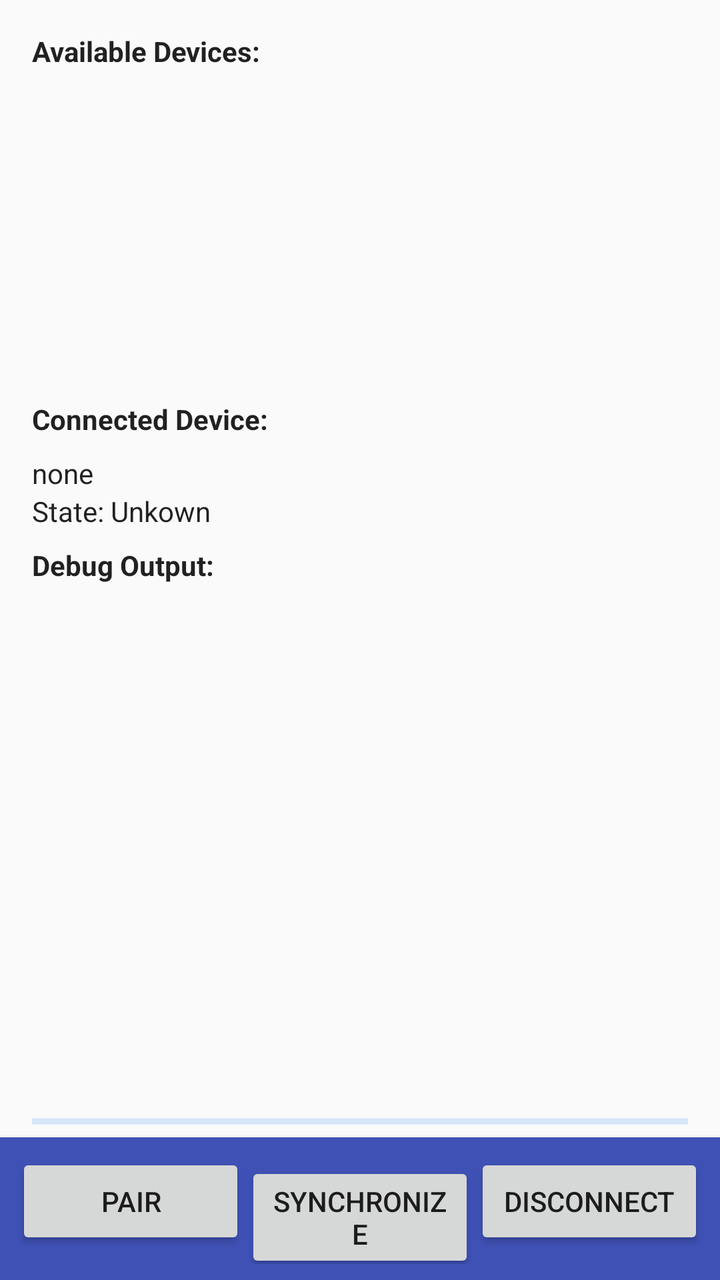
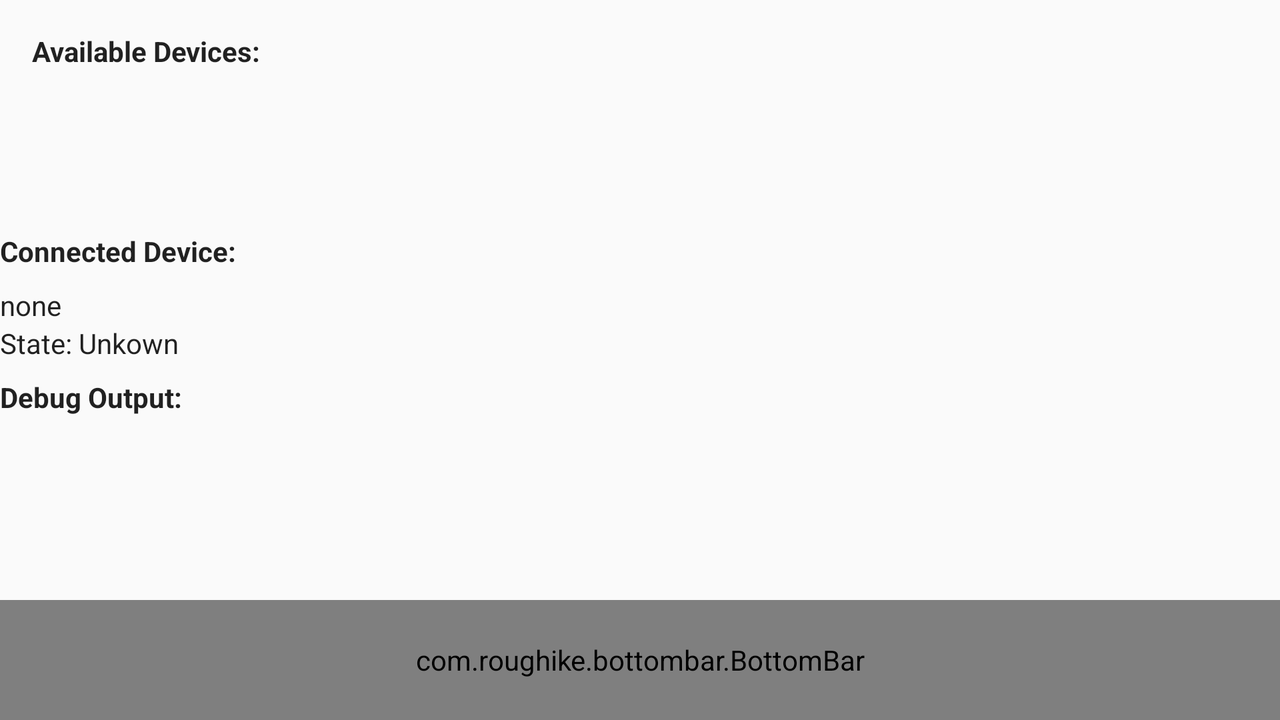

Compare how this app lays out the same screen by default and in its alternative resource folder. The renders come first, then the two layout files and the values they reference.
<!-- AndroidManifest.xml: application theme AppTheme -->
<!-- res/layout/activity_btconnection.xml -->
<android.support.constraint.ConstraintLayout xmlns:android="http://schemas.android.com/apk/res/android"
    xmlns:app="http://schemas.android.com/apk/res-auto"
    xmlns:tools="http://schemas.android.com/tools"
    android:layout_width="match_parent"
    android:layout_height="match_parent"
    tools:context="predigsystem.udl.org.predigsystem.Fragments.HomeFragment">

    
    <TextView
        android:id="@+id/tvAvailableDevices"
        android:layout_width="0dp"
        android:layout_height="wrap_content"
        android:layout_marginEnd="16dp"
        android:layout_marginStart="16dp"
        android:layout_marginTop="16dp"
        android:text="Available Devices:"
        android:textStyle="bold"
        android:textAppearance="@style/TextAppearance.AppCompat.Body1"
        app:layout_constraintEnd_toEndOf="parent"
        app:layout_constraintStart_toStartOf="parent"
        app:layout_constraintTop_toTopOf="parent" />

    <ListView
        android:id="@+id/list"
        android:layout_width="0dp"
        android:layout_height="0dp"
        app:layout_constraintStart_toStartOf="parent"
        android:layout_marginStart="16dp"
        app:layout_constraintEnd_toEndOf="parent"
        android:layout_marginEnd="16dp"
        app:layout_constraintBottom_toTopOf="@id/centerGuideline"
        android:layout_marginBottom="8dp"
        android:layout_marginTop="8dp"
        app:layout_constraintTop_toBottomOf="@+id/tvAvailableDevices" />

    <android.support.constraint.Guideline
        android:id="@+id/centerGuideline"
        android:layout_width="wrap_content"
        android:layout_height="wrap_content"
        android:orientation="horizontal"
        app:layout_constraintGuide_percent="0.3" />

    <TextView
        android:id="@+id/tvState"
        android:layout_width="0dp"
        android:layout_height="wrap_content"
        android:layout_marginEnd="8dp"
        android:layout_marginStart="16dp"
        android:layout_marginTop="0dp"
        android:text="State: Unkown"
        android:textAppearance="@style/TextAppearance.AppCompat.Body1"
        app:layout_constraintEnd_toEndOf="parent"
        app:layout_constraintHorizontal_bias="0.0"
        app:layout_constraintStart_toStartOf="parent"
        app:layout_constraintTop_toBottomOf="@+id/tvConnectedDevice" />

    <TextView
        android:id="@+id/tvConnectedDevice"
        android:layout_width="0dp"
        android:layout_height="wrap_content"
        android:layout_marginEnd="8dp"
        android:layout_marginStart="16dp"
        android:layout_marginTop="8dp"
        android:text="none"
        android:textAppearance="@style/TextAppearance.AppCompat.Body1"
        app:layout_constraintEnd_toEndOf="parent"
        app:layout_constraintHorizontal_bias="0.166"
        app:layout_constraintStart_toStartOf="parent"
        app:layout_constraintTop_toBottomOf="@+id/tvConnectedDeviceLabel" />

    <TextView
        android:id="@+id/tvConnectedDeviceLabel"
        android:layout_width="0dp"
        android:layout_height="wrap_content"
        android:layout_marginEnd="8dp"
        android:layout_marginStart="16dp"
        android:layout_marginTop="8dp"
        android:text="Connected Device:"
        android:textAppearance="@style/TextAppearance.AppCompat.Body1"
        android:textStyle="bold"
        app:layout_constraintEnd_toEndOf="parent"
        app:layout_constraintHorizontal_bias="0.166"
        app:layout_constraintStart_toStartOf="parent"
        app:layout_constraintTop_toTopOf="@+id/centerGuideline" />

    <TextView
        android:id="@+id/textView"
        android:layout_width="0dp"
        android:layout_height="wrap_content"
        android:layout_marginEnd="8dp"
        android:layout_marginStart="16dp"
        android:text="Debug Output:"
        android:textAppearance="@style/TextAppearance.AppCompat.Body1"
        android:textStyle="bold"
        app:layout_constraintEnd_toEndOf="parent"
        app:layout_constraintHorizontal_bias="0.666"
        app:layout_constraintStart_toStartOf="parent"
        android:layout_marginTop="8dp"
        app:layout_constraintTop_toBottomOf="@+id/tvState" />

    <LinearLayout
        android:layout_width="match_parent"
        android:layout_height="wrap_content"
        android:background="@color/colorPrimary"
        android:elevation="4dp"
        android:padding="8dp"
        android:id="@+id/bottombar"
        android:layout_marginBottom="0dp"
        tools:layout_editor_absoluteX="0dp"
        app:layout_constraintBottom_toBottomOf="parent"
        app:layout_constraintStart_toStartOf="parent"
        app:layout_constraintEnd_toEndOf="parent">

        <Button
            android:id="@+id/btnPair"
            android:layout_width="0dp"
            android:layout_height="wrap_content"
            android:layout_weight="1"
            android:text="Pair"/>

        <Button
            android:id="@+id/btnSynchronize"
            android:layout_width="0dp"
            android:layout_height="wrap_content"
            android:layout_weight="1"
            android:text="Synchronize" />

        <Button
            android:id="@+id/btnDisconnect"
            android:layout_width="0dp"
            android:layout_height="wrap_content"
            android:layout_weight="1"
            android:text="Disconnect"/>

    </LinearLayout>

    <ScrollView
        android:layout_width="0dp"
        android:layout_height="0dp"
        android:layout_marginEnd="16dp"
        android:layout_marginStart="16dp"
        android:clipToPadding="false"
        app:layout_constraintEnd_toEndOf="parent"
        app:layout_constraintHorizontal_bias="0.0"
        app:layout_constraintStart_toStartOf="parent"
        app:layout_constraintBottom_toTopOf="@+id/progressBar"
        android:layout_marginTop="8dp"
        app:layout_constraintTop_toBottomOf="@+id/textView">

        <TextView
            android:id="@+id/tvOutput"
            android:layout_width="match_parent"
            android:layout_height="wrap_content"
            android:textAppearance="@style/Base.TextAppearance.AppCompat.Body1" />

    </ScrollView>

    <ProgressBar
        android:id="@+id/progressBar"
        style="?android:attr/progressBarStyleHorizontal"
        android:indeterminate="true"
        android:layout_width="0dp"
        android:layout_height="wrap_content"
        app:layout_constraintEnd_toEndOf="parent"
        android:layout_marginEnd="16dp"
        app:layout_constraintStart_toStartOf="parent"
        android:layout_marginStart="16dp"
        app:layout_constraintBottom_toTopOf="@+id/bottombar" />

</android.support.constraint.ConstraintLayout>
<!-- resources referenced by this layout -->
<resources>
  <color name="colorPrimary">#3F51B5</color>
  <style name="AppTheme" parent="Theme.AppCompat.Light.NoActionBar">
          
          <item name="colorPrimary">@color/colorPrimary</item>
          <item name="colorPrimaryDark">@color/colorPrimaryDark</item>
          <item name="colorAccent">@color/colorAccent</item>
          <item name="windowActionBar">false</item>
          <item name="windowNoTitle">true</item>
      </style>
  <color name="colorPrimaryDark">#303F9F</color>
  <color name="colorAccent">#76b2f2</color>
</resources>
<!-- res/layout-land/activity_btconnection.xml (the repository's variant of the layout above) -->
<!-- drawn on the phone turned sideways -->
<android.support.constraint.ConstraintLayout xmlns:android="http://schemas.android.com/apk/res/android"
    xmlns:app="http://schemas.android.com/apk/res-auto"
    xmlns:tools="http://schemas.android.com/tools"
    android:layout_width="match_parent"
    android:layout_height="match_parent"
    tools:context="predigsystem.udl.org.predigsystem.Activities.BTConnectionActivity">

    
    <TextView
        android:id="@+id/tvAvailableDevices"
        android:layout_width="0dp"
        android:layout_height="wrap_content"
        android:layout_marginEnd="16dp"
        android:layout_marginStart="16dp"
        android:layout_marginTop="16dp"
        android:text="Available Devices:"
        android:textStyle="bold"
        android:textAppearance="@style/TextAppearance.AppCompat.Body1"
        app:layout_constraintEnd_toEndOf="parent"
        app:layout_constraintStart_toStartOf="parent"
        app:layout_constraintTop_toTopOf="parent" />

    <ListView
        android:id="@+id/list"
        android:layout_width="0dp"
        android:layout_height="0dp"
        app:layout_constraintStart_toStartOf="parent"
        android:layout_marginStart="16dp"
        app:layout_constraintEnd_toEndOf="parent"
        android:layout_marginEnd="16dp"
        app:layout_constraintBottom_toTopOf="@id/centerGuideline"
        android:layout_marginBottom="8dp"
        android:layout_marginTop="8dp"
        app:layout_constraintTop_toBottomOf="@+id/tvAvailableDevices" />

    <android.support.constraint.Guideline
        android:id="@+id/centerGuideline"
        android:layout_width="wrap_content"
        android:layout_height="wrap_content"
        android:orientation="horizontal"
        app:layout_constraintGuide_percent="0.3" />

    <TextView
        android:id="@+id/tvState"
        android:layout_width="0dp"
        android:layout_height="wrap_content"
        android:layout_marginTop="0dp"
        android:text="State: Unkown"
        android:textAppearance="@style/TextAppearance.AppCompat.Body1"
        app:layout_constraintEnd_toEndOf="parent"
        app:layout_constraintHorizontal_bias="0.0"
        app:layout_constraintStart_toStartOf="parent"
        app:layout_constraintTop_toBottomOf="@+id/tvConnectedDevice" />

    <TextView
        android:id="@+id/tvConnectedDevice"
        android:layout_width="0dp"
        android:layout_height="wrap_content"
        android:layout_marginTop="8dp"
        android:text="none"
        android:textAppearance="@style/TextAppearance.AppCompat.Body1"
        app:layout_constraintEnd_toEndOf="parent"
        app:layout_constraintHorizontal_bias="0.166"
        app:layout_constraintStart_toStartOf="parent"
        app:layout_constraintTop_toBottomOf="@+id/tvConnectedDeviceLabel" />

    <TextView
        android:id="@+id/tvConnectedDeviceLabel"
        android:layout_width="0dp"
        android:layout_height="wrap_content"
        android:layout_marginTop="8dp"
        android:text="Connected Device:"
        android:textAppearance="@style/TextAppearance.AppCompat.Body1"
        android:textStyle="bold"
        app:layout_constraintEnd_toEndOf="parent"
        app:layout_constraintHorizontal_bias="0.166"
        app:layout_constraintStart_toStartOf="parent"
        app:layout_constraintTop_toTopOf="@+id/centerGuideline" />

    <TextView
        android:id="@+id/textView"
        android:layout_width="0dp"
        android:layout_height="wrap_content"
        android:text="Debug Output:"
        android:textAppearance="@style/TextAppearance.AppCompat.Body1"
        android:textStyle="bold"
        app:layout_constraintEnd_toEndOf="parent"
        app:layout_constraintHorizontal_bias="0.666"
        app:layout_constraintStart_toStartOf="parent"
        android:layout_marginTop="8dp"
        app:layout_constraintTop_toBottomOf="@+id/tvState" />

    <ScrollView
        android:layout_width="0dp"
        android:layout_height="0dp"
        android:layout_marginEnd="16dp"
        android:layout_marginStart="16dp"
        android:layout_marginTop="8dp"
        android:clipToPadding="false"
        app:layout_constraintEnd_toEndOf="parent"
        app:layout_constraintHorizontal_bias="0.0"
        app:layout_constraintStart_toStartOf="parent"
        app:layout_constraintTop_toBottomOf="@+id/textView">

        <TextView
            android:id="@+id/tvOutput"
            android:layout_width="match_parent"
            android:layout_height="wrap_content"
            android:textAppearance="@style/Base.TextAppearance.AppCompat.Body1" />

    </ScrollView>

    <com.roughike.bottombar.BottomBar
        android:id="@+id/bottomBar"
        android:layout_width="match_parent"
        android:layout_height="60dp"
        app:bb_tabXmlResource="@xml/bottom"
        app:layout_constraintBottom_toBottomOf="parent"
        app:layout_constraintStart_toStartOf="parent"
        app:layout_constraintEnd_toEndOf="parent"/>

</android.support.constraint.ConstraintLayout>
<!-- resources referenced by the variant -->
<!-- as the phone turned sideways resolves them -->
<resources>
  <style name="AppTheme" parent="Theme.AppCompat.Light.NoActionBar">
          
          <item name="colorPrimary">@color/colorPrimary</item>
          <item name="colorPrimaryDark">@color/colorPrimaryDark</item>
          <item name="colorAccent">@color/colorAccent</item>
          <item name="windowActionBar">false</item>
          <item name="windowNoTitle">true</item>
      </style>
  <color name="colorPrimary">#3F51B5</color>
  <color name="colorPrimaryDark">#303F9F</color>
  <color name="colorAccent">#76b2f2</color>
</resources>
